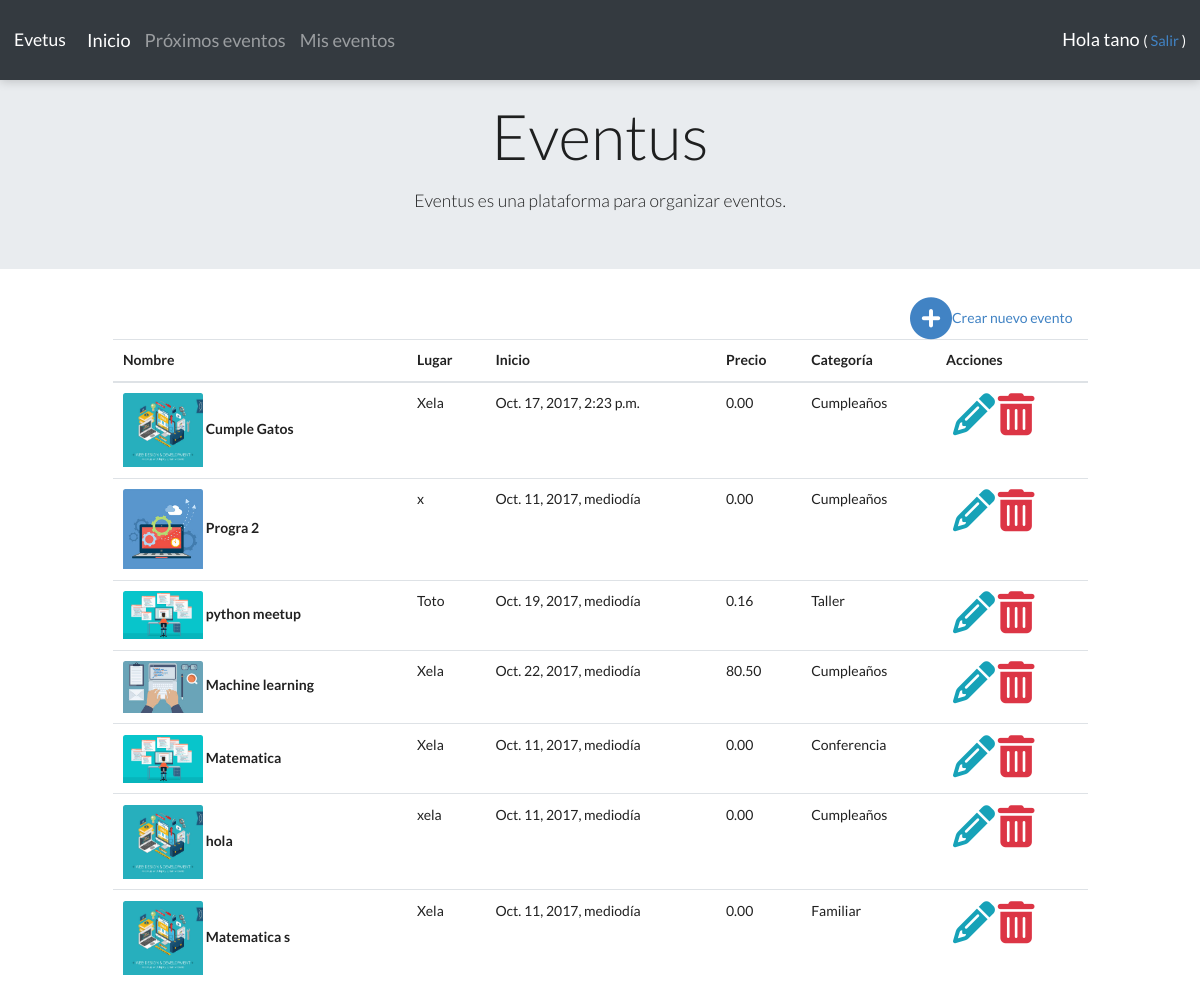
/miseventos/ (signed in), run on the app's committed database.
### events/models.py (models this page shows, shortened)
class TimeStampModel(models.Model):
    created = models.DateTimeField(default = timezone.now)
    modified = models.DateTimeField(default = timezone.now)
    class Meta:
        abstract = True

class Evento(TimeStampModel):
    nombre = models.CharField(max_length=200, unique=True)
    sumario = models.TextField(max_length=255)
    contenido = models.TextField()
    categoria = models.ForeignKey(Categoria)
    lugar = models.CharField(max_length=50)
    inicio = models.DateTimeField()
    final = models.DateTimeField()
    imagen = models.ImageField(blank = True)
    is_free = models.BooleanField(default=True)
    precio = models.DecimalField(max_digits=5, decimal_places=2, default=0.00)
    vistas = models.PositiveIntegerField(default=0, blank=True, null=True)
    organizador = models.ForeignKey('auth.User')

class Categoria(models.Model):
    nombre = models.CharField(max_length= 50)
    def __str__(self):
        return self.nombre

### events/views.py (the view)
# urls.py: url(r'^miseventos/$', views.mis_clases, name = 'miseventos'), #se redirecciona a la url del blog
@login_required
def mis_clases(request):
    eventos = Evento.objects.filter(organizador__pk = request.user.pk)
    return render(request, 'events/misclase.html' , {'eventos': eventos})

### events/templates/events/misclase.html
{% extends 'events/base.html' %}
{% block content %}
<div class ="row d-flex justify-content-center">
  <div class="col-md-12 d-flex justify-content-end">
    <a href="{%url 'evento_nuevo'%}" class="d-flex align-items-center">
      <i class="fa fa-plus-circle fa-3x" aria-hidden="true"></i>
      Crear nuevo evento
    </a>
  </div>
  {%if eventos%}
  <table class="table">
    <thead class="thead-default">
      <tr>
        <th>Nombre</th>
        <th>Lugar</th>
        <th>Inicio</th>
        <th>Precio</th>
        <th>Categoría</th>
        <th>Acciones</th>
      </tr>
    </thead>
    <tbody>
    {% for evento in eventos %}
      <tr class="animated fadeIn">
        <th >
          {%if evento.imagen%}
          <a class="ui tiny image">
            <img class="card-img-top" src="{{evento.imagen.url}}" alt="Card image cap">
          </a>
          {% endif %}
          {{evento.nombre}}
        </th>
        <td>{{evento.lugar}}</td>
        <td>{{evento.inicio}}</td>
        <td>
            {{evento.precio}}
        </td>
        <td>{{evento.categoria}}</td>
        <td>
          <a class="ml-2" href="{% url 'evento_editar' pk=evento.pk %}">
            <i class="fa fa-pencil fa-3x text-info" aria-hidden="true"></i>
          </a>
          <a href="{% url 'evento_eliminar' pk=evento.pk %}">
            <i class="fa fa-trash fa-3x text-danger" aria-hidden="true"></i>
          </a>
        </td>
      </tr>
    {% endfor %}
    </tbody>
  </table>
  {%else%}
  <div class="alert alert-info text-center" role="alert">
    No tiene actividades creadas!!
  </div>
  {%endif%}
</div>
{% endblock content %}

### events/templates/events/base.html (shortened to what this page needs)
{%load staticfiles %}
<!DOCTYPE html>
<html>
  <head>
    <link rel="stylesheet" href="https://maxcdn.bootstrapcdn.com/bootstrap/4.0.0-beta/css/bootstrap.min.css">
   <link rel="stylesheet" href="{% static 'css/animate.css' %}">
   <link rel="stylesheet" href="{% static 'css/font-awesome.min.css' %}">
      <link rel="stylesheet" href="{% static 'css/eventos.css' %}">
      <link rel="stylesheet" href="{% static 'css/semantic.min.css' %}">
  </head>
  <body>
        <nav class="navbar navbar-expand-lg navbar-dark bg-dark fixed-top sombreado">
          <a class="navbar-brand" href="{% url 'home' %}">Evetus</a>
          <div class="collapse navbar-collapse" id="navbarNav">
            <ul class="navbar-nav mr-auto">
              <li class="nav-item active">
                <a class="nav-link" href="{% url 'home' %}">Inicio <span class="sr-only">(current)</span></a>
              </li>
              {% if user.is_authenticated %}
              <li class="nav-item">
                <a class="nav-link" href="{% url 'misactividades' %}">Próximos eventos</a>
              </li>
              <li class="nav-item">
                <a class="nav-link" href="{% url 'miseventos' %}">Mis eventos</a>
              </li>
              {% endif %}
            </ul>
            <div>
              <ul class="navbar-nav">
                {% if user.is_authenticated %}
                <li class="nav-item">
                  <p class="top-menu">Hola {{ user.username }} <small> (<a href = "{% url 'logout'%}"> Salir </a>) </small></p>
                </li>
                {% endif %}
              </ul>
            </div>
          </div>
    </nav>
    <div class="jumbotron jumbotron-fluid mt-5">
      <div class="container text-center">
        <h1 class="display-3">Eventus</h1>
        <p class="lead">Eventus es una plataforma para organizar eventos.</p>
      </div>
    </div>
    <div class="col-md-12 d-flex justify-content-center">
      <div class="col-md-10">
          {% block content %}
          {% endblock %}
        </div>
      </div>
  </body>
</html>

### events/static/css/eventos.css (style rules this page uses)
.navbar { height: 80px !important ; color: white !important; font-size: 1.3em !important; }
.sombreado { -webkit-box-shadow: 0 1px 10px rgba(0,0,0,.2) !important; box-shadow:0 1px 10px rgba(0,0,0,.2) !important; }

### data on the page
Evento: imagen (picture), nombre "Cumple Gatos", lugar "Xela", inicio "Oct. 17, 2017, 2:23 p.m.", precio "0.00", categoria "Cumpleaños"
Evento: imagen (picture), nombre "Progra 2", lugar "x", inicio "Oct. 11, 2017, mediodía", precio "0.00", categoria "Cumpleaños"
Evento: imagen (picture), nombre "python meetup", lugar "Toto", inicio "Oct. 19, 2017, mediodía", precio "0.16", categoria "Taller"
Evento: imagen (picture), nombre "Machine learning", lugar "Xela", inicio "Oct. 22, 2017, mediodía", precio "80.50", categoria "Cumpleaños"
Evento: imagen (picture), nombre "Matematica", lugar "Xela", inicio "Oct. 11, 2017, mediodía", precio "0.00", categoria "Conferencia"
Evento: imagen (picture), nombre "hola", lugar "xela", inicio "Oct. 11, 2017, mediodía", precio "0.00", categoria "Cumpleaños"
Evento: imagen (picture), nombre "Matematica s", lugar "Xela", inicio "Oct. 11, 2017, mediodía", precio "0.00", categoria "Familiar"

### other printed values
{{ user.username }} "tano"
